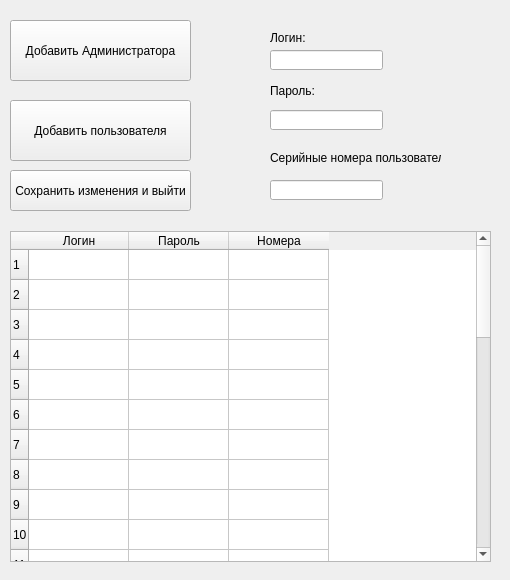
<?xml version="1.0" encoding="UTF-8"?>
<ui version="4.0">
 <class>AdminWindow</class>
 <widget class="QWidget" name="AdminWindow">
  <property name="geometry">
   <rect>
    <x>0</x>
    <y>0</y>
    <width>510</width>
    <height>580</height>
   </rect>
  </property>
  <property name="windowTitle">
   <string>Form</string>
  </property>
  <widget class="QPushButton" name="pushButton">
   <property name="geometry">
    <rect>
     <x>10</x>
     <y>20</y>
     <width>181</width>
     <height>61</height>
    </rect>
   </property>
   <property name="text">
    <string>Добавить Администратора</string>
   </property>
  </widget>
  <widget class="QPushButton" name="pushButton_2">
   <property name="geometry">
    <rect>
     <x>10</x>
     <y>100</y>
     <width>181</width>
     <height>61</height>
    </rect>
   </property>
   <property name="text">
    <string>Добавить пользователя</string>
   </property>
  </widget>
  <widget class="QLabel" name="label">
   <property name="geometry">
    <rect>
     <x>270</x>
     <y>30</y>
     <width>101</width>
     <height>16</height>
    </rect>
   </property>
   <property name="text">
    <string>Логин:</string>
   </property>
  </widget>
  <widget class="QLabel" name="label_2">
   <property name="geometry">
    <rect>
     <x>270</x>
     <y>80</y>
     <width>111</width>
     <height>21</height>
    </rect>
   </property>
   <property name="text">
    <string>Пароль:</string>
   </property>
  </widget>
  <widget class="QLineEdit" name="lineEdit">
   <property name="geometry">
    <rect>
     <x>270</x>
     <y>50</y>
     <width>113</width>
     <height>20</height>
    </rect>
   </property>
  </widget>
  <widget class="QLineEdit" name="lineEdit_2">
   <property name="geometry">
    <rect>
     <x>270</x>
     <y>110</y>
     <width>113</width>
     <height>20</height>
    </rect>
   </property>
  </widget>
  <widget class="QLineEdit" name="lineEdit_3">
   <property name="enabled">
    <bool>true</bool>
   </property>
   <property name="geometry">
    <rect>
     <x>270</x>
     <y>180</y>
     <width>113</width>
     <height>20</height>
    </rect>
   </property>
  </widget>
  <widget class="QLabel" name="label_3">
   <property name="geometry">
    <rect>
     <x>270</x>
     <y>150</y>
     <width>171</width>
     <height>16</height>
    </rect>
   </property>
   <property name="text">
    <string>Серийные номера пользователя</string>
   </property>
  </widget>
  <widget class="QTableWidget" name="tableWidget">
   <property name="geometry">
    <rect>
     <x>10</x>
     <y>231</y>
     <width>481</width>
     <height>331</height>
    </rect>
   </property>
   <property name="maximumSize">
    <size>
     <width>481</width>
     <height>331</height>
    </size>
   </property>
   <property name="sortingEnabled">
    <bool>true</bool>
   </property>
   <attribute name="horizontalHeaderCascadingSectionResizes">
    <bool>false</bool>
   </attribute>
   <row>
    <property name="text">
     <string>1</string>
    </property>
   </row>
   <row>
    <property name="text">
     <string>2</string>
    </property>
   </row>
   <row>
    <property name="text">
     <string>3</string>
    </property>
   </row>
   <row>
    <property name="text">
     <string>4</string>
    </property>
   </row>
   <row>
    <property name="text">
     <string>5</string>
    </property>
   </row>
   <row>
    <property name="text">
     <string>6</string>
    </property>
   </row>
   <row>
    <property name="text">
     <string>7</string>
    </property>
   </row>
   <row>
    <property name="text">
     <string>8</string>
    </property>
   </row>
   <row>
    <property name="text">
     <string>9</string>
    </property>
   </row>
   <row>
    <property name="text">
     <string>10</string>
    </property>
   </row>
   <row>
    <property name="text">
     <string>11</string>
    </property>
   </row>
   <row>
    <property name="text">
     <string>12</string>
    </property>
   </row>
   <row>
    <property name="text">
     <string>13</string>
    </property>
   </row>
   <row>
    <property name="text">
     <string>14</string>
    </property>
   </row>
   <row>
    <property name="text">
     <string>15</string>
    </property>
   </row>
   <row>
    <property name="text">
     <string>16</string>
    </property>
   </row>
   <row>
    <property name="text">
     <string>17</string>
    </property>
   </row>
   <row>
    <property name="text">
     <string>18</string>
    </property>
   </row>
   <row>
    <property name="text">
     <string>19</string>
    </property>
   </row>
   <row>
    <property name="text">
     <string>20</string>
    </property>
   </row>
   <row>
    <property name="text">
     <string>21</string>
    </property>
   </row>
   <row>
    <property name="text">
     <string>22</string>
    </property>
   </row>
   <row>
    <property name="text">
     <string>23</string>
    </property>
   </row>
   <row>
    <property name="text">
     <string>25</string>
    </property>
   </row>
   <row>
    <property name="text">
     <string>26</string>
    </property>
   </row>
   <row>
    <property name="text">
     <string>27</string>
    </property>
   </row>
   <row>
    <property name="text">
     <string>28</string>
    </property>
   </row>
   <row>
    <property name="text">
     <string>29</string>
    </property>
   </row>
   <row>
    <property name="text">
     <string>30</string>
    </property>
   </row>
   <row>
    <property name="text">
     <string>31</string>
    </property>
   </row>
   <row>
    <property name="text">
     <string>32</string>
    </property>
   </row>
   <row>
    <property name="text">
     <string>33</string>
    </property>
   </row>
   <row>
    <property name="text">
     <string>35</string>
    </property>
   </row>
   <column>
    <property name="text">
     <string>Логин</string>
    </property>
   </column>
   <column>
    <property name="text">
     <string>Пароль</string>
    </property>
   </column>
   <column>
    <property name="text">
     <string>Номера</string>
    </property>
   </column>
   <item row="0" column="0">
    <property name="text">
     <string/>
    </property>
   </item>
   <item row="0" column="1">
    <property name="text">
     <string/>
    </property>
   </item>
   <item row="0" column="2">
    <property name="text">
     <string/>
    </property>
   </item>
   <item row="1" column="0">
    <property name="text">
     <string/>
    </property>
   </item>
   <item row="1" column="1">
    <property name="text">
     <string/>
    </property>
   </item>
   <item row="1" column="2">
    <property name="text">
     <string/>
    </property>
   </item>
   <item row="2" column="0">
    <property name="text">
     <string/>
    </property>
   </item>
   <item row="2" column="1">
    <property name="text">
     <string/>
    </property>
   </item>
   <item row="2" column="2">
    <property name="text">
     <string/>
    </property>
   </item>
   <item row="3" column="0">
    <property name="text">
     <string/>
    </property>
   </item>
   <item row="3" column="1">
    <property name="text">
     <string/>
    </property>
   </item>
   <item row="3" column="2">
    <property name="text">
     <string/>
    </property>
   </item>
   <item row="4" column="0">
    <property name="text">
     <string/>
    </property>
   </item>
   <item row="4" column="1">
    <property name="text">
     <string/>
    </property>
   </item>
   <item row="4" column="2">
    <property name="text">
     <string/>
    </property>
   </item>
   <item row="5" column="0">
    <property name="text">
     <string/>
    </property>
   </item>
   <item row="5" column="1">
    <property name="text">
     <string/>
    </property>
   </item>
   <item row="5" column="2">
    <property name="text">
     <string/>
    </property>
   </item>
   <item row="6" column="0">
    <property name="text">
     <string/>
    </property>
   </item>
   <item row="6" column="1">
    <property name="text">
     <string/>
    </property>
   </item>
   <item row="6" column="2">
    <property name="text">
     <string/>
    </property>
   </item>
   <item row="7" column="0">
    <property name="text">
     <string/>
    </property>
   </item>
   <item row="7" column="1">
    <property name="text">
     <string/>
    </property>
   </item>
   <item row="7" column="2">
    <property name="text">
     <string/>
    </property>
   </item>
   <item row="8" column="0">
    <property name="text">
     <string/>
    </property>
   </item>
   <item row="8" column="1">
    <property name="text">
     <string/>
    </property>
   </item>
   <item row="8" column="2">
    <property name="text">
     <string/>
    </property>
   </item>
  </widget>
  <widget class="QPushButton" name="pushButton_3">
   <property name="geometry">
    <rect>
     <x>10</x>
     <y>170</y>
     <width>181</width>
     <height>41</height>
    </rect>
   </property>
   <property name="text">
    <string>Сохранить изменения и выйти</string>
   </property>
  </widget>
 </widget>
 <resources/>
 <connections/>
</ui>
